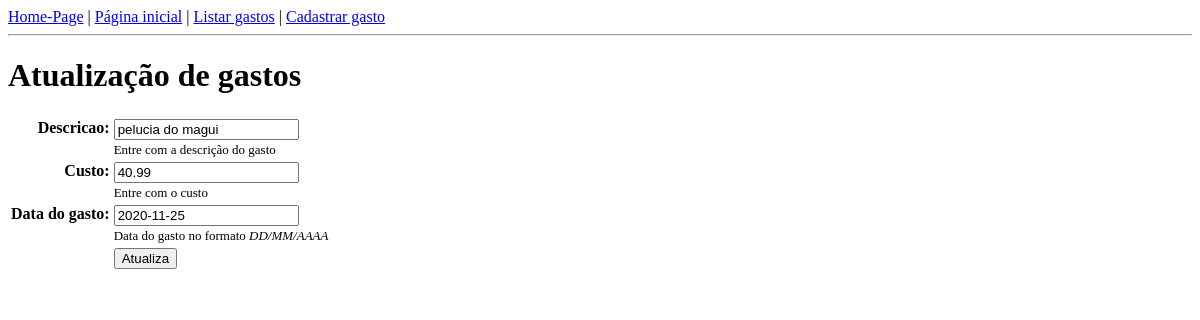
The page /gastos/atualiza/4/ on the database its author committed.
### gastos/models.py (models this page shows, shortened)
class Gasto(models.Model):
    descricao = models.CharField(max_length=100, help_text="Entre com a descrição do gasto")
    custo = models.DecimalField(help_text="Entre com o custo", decimal_places=2, max_digits=10)
    data = models.DateField(help_text="Data do gasto no formato <em>DD/MM/AAAA<em>")

### gastos/views.py (the view, shortened to what this page needs)
# urls.py: path('atualiza/<int:pk>/', views.GastoUpdateView.as_view(), name='atualiza-gasto'),
class GastoUpdateView(View):
    def get(self, request, pk, *args, **kwargs):
        gasto = Gasto.objects.get(pk=pk)
        formulario = GastoModel2Form(instance=gasto)
        context = {'gasto': formulario, }
        return render(request, 'gastos/atualizaGasto.html', context)

### gastos/forms.py
class GastoModel2Form(forms.ModelForm):
    data = forms.DateField(input_formats=['%d/%m/%Y'], label='Data do gasto', help_text="Data do gasto no formato <em>DD/MM/AAAA<em>")
    custo = forms.DecimalField(help_text="Entre com o custo", min_value=0.0, max_value=9999999999)
    class Meta:
        model = Gasto
        fields = '__all__'

### gastos/templates/gastos/atualizaGasto.html (shortened to what this page needs)
{% load static %}
<!DOCTYPE html>
<html>
  <head>
    <link rel="stylesheet" href="{% static 'gastos/css/estilo.css' %}" />
  </head>
  <body>
    {% include 'gastos/links.html' %}
    <h1>Atualização de gastos</h1>
    <form method="POST" class="formulario">
      <table>
        {{ gasto.as_table }}
        <tr>
          <td></td>
          <td><input type="submit" value="Atualiza" /></td>
        </tr>
      </table>
    </form>
  </body>
</html>

### gastos/static/gastos/css/estilo.css (style rules this page uses)
.helptext { font-size: 13px; }
.formulario th { text-align: right; vertical-align: text-top; }

### rows shown on the page
Gasto: descricao "pelucia do magui", custo "40.99", data "2020-11-25"
